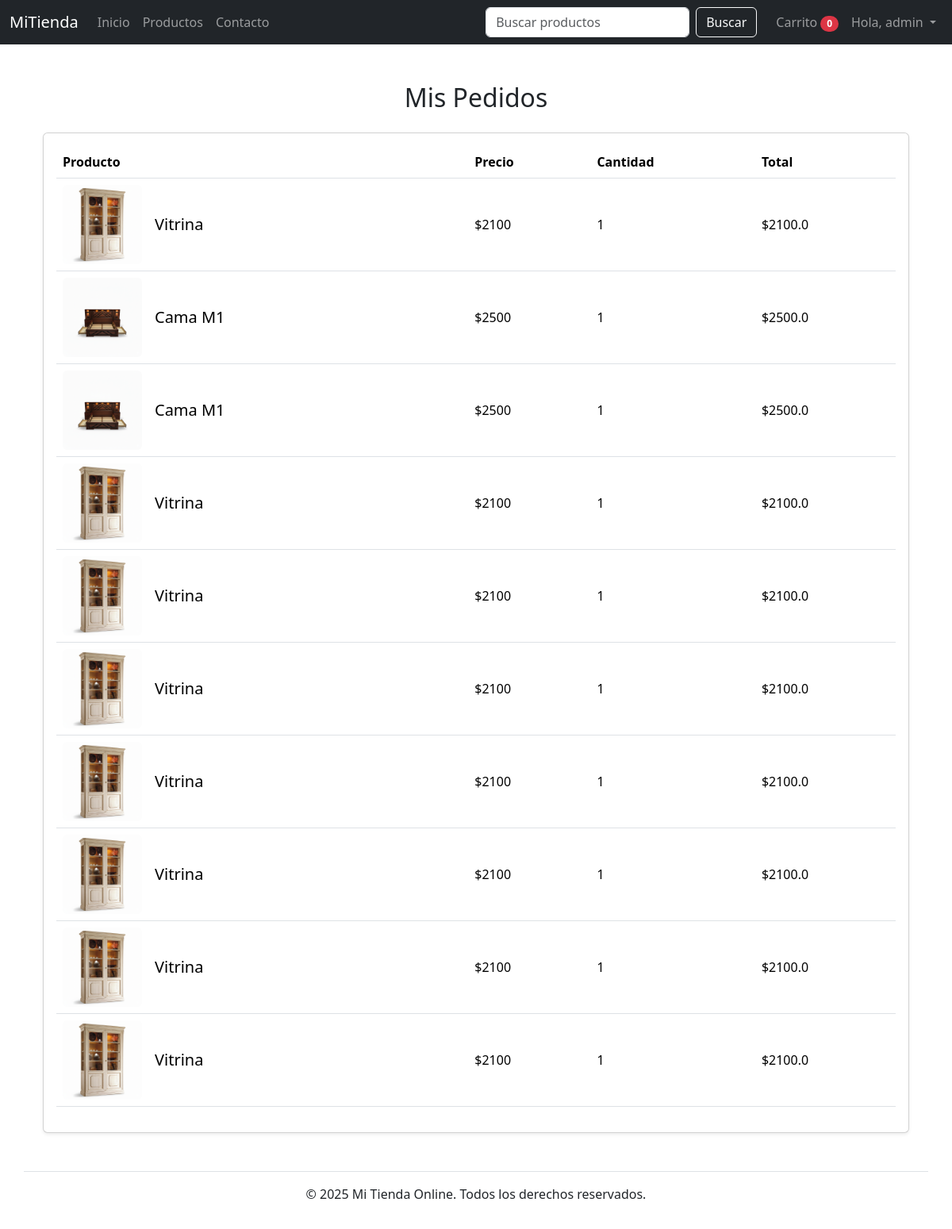
/your-orders/ (signed in), run on the app's committed database.
### store/models.py (models this page shows, shortened)
class OrderItem(models.Model):
    order = models.ForeignKey(Order, on_delete=models.CASCADE)
    product = models.CharField(max_length=200)
    image = models.ImageField(upload_to='order_images/')
    quantity = models.CharField(max_length=20)
    price = models.CharField(max_length=50)
    total = models.CharField(max_length=1000)

### store/views.py (the view)
# urls.py: path('your-orders/', views.your_order, name='your_order'),
@login_required(login_url='/login/')
def your_order(request):
    user = request.user
    orders = OrderItem.objects.filter(order__user=user)
    context = {
        'orders': orders,
    }
    return render(request, 'store/your_order.html', context)

### templates/store/your_order.html (shortened to what this page needs)
{% extends 'main/base.html' %}
{% load static %}
{% block content %}
<div class="container mt-5">
    <h2 class="text-center mb-4">Mis Pedidos</h2>
    <div class="row">
        <div class="col-12">
            {% if orders %}
            <div class="card shadow-sm">
                <div class="card-body">
                    <div class="table-responsive">
                        <table class="table table-hover align-middle">
                            <thead>
                                <tr>
                                    <th scope="col">Producto</th>
                                    <th scope="col">Precio</th>
                                    <th scope="col">Cantidad</th>
                                    <th scope="col">Total</th>
                                </tr>
                            </thead>
                            <tbody>
                                {% for item in orders %}
                                <tr>
                                    <td>
                                        <div class="d-flex align-items-center">
                                            <img src="/media/{{ item.image }}" alt="{{ item.product }}" class="img-fluid rounded me-3" style="width: 100px;">
                                            <div>
                                                <h5 class="mb-0">{{ item.product }}</h5>
                                            </div>
                                        </div>
                                    </td>
                                    <td>${{ item.price }}</td>
                                    <td>{{ item.quantity }}</td>
                                    <td>${{ item.total }}</td>
                                </tr>
                                {% endfor %}
                            </tbody>
                        </table>
                    </div>
                </div>
            </div>
            {% else %}
            <div class="alert alert-info text-center" role="alert">
                Todavía no has realizado ningún pedido. <a href="{% url 'shop' %}" class="alert-link">¡Empieza a comprar!</a>
            </div>
            {% endif %}
        </div>
    </div>
</div>
{% endblock content %}

### templates/main/base.html (shortened to what this page needs)
{% load static %}
{% load cart_tag %}
<!DOCTYPE html>
<html lang="es">
<head>
    <link href="https://cdn.jsdelivr.net/npm/bootstrap@5.3.3/dist/css/bootstrap.min.css" rel="stylesheet">
</head>
<body>
    <nav class="navbar navbar-expand-lg navbar-dark bg-dark">
        <div class="container-fluid">
            <a class="navbar-brand" href="{% url 'index' %}">MiTienda</a>
            <div class="collapse navbar-collapse" id="navbarNav">
                <ul class="navbar-nav me-auto mb-2 mb-lg-0">
                    <li class="nav-item">
                        <a class="nav-link" href="{% url 'index' %}">Inicio</a>
                    </li>
                    <li class="nav-item">
                        <a class="nav-link" href="{% url 'shop' %}">Productos</a>
                    </li>
                    <li class="nav-item">
                        <a class="nav-link" href="{% url 'contact' %}">Contacto</a>
                    </li>
                </ul>
                <form class="d-flex me-3" action="{% url 'search' %}" method="get">
                    <input class="form-control me-2" type="search" placeholder="Buscar productos" aria-label="Search" name="query">
                    <button class="btn btn-outline-light" type="submit">Buscar</button>
                </form>
                <ul class="navbar-nav">
                    <li class="nav-item">
                        <a class="nav-link" data-bs-toggle="offcanvas" href="#offcanvasCart" role="button" aria-controls="offcanvasCart">
                            Carrito <span class="badge rounded-pill bg-danger">{{ request.session.cart|length }}</span>
                        </a>
                    </li>
                    {% if user.is_authenticated %}
                        <li class="nav-item dropdown">
                            <a class="nav-link dropdown-toggle" href="#" id="navbarDropdown" role="button" data-bs-toggle="dropdown" aria-expanded="false">
                                Hola, {{ user.username }}
                            </a>
                        </li>
                    {% else %}
                        <li class="nav-item">
                            <a class="nav-link" href="{% url 'login' %}">Iniciar Sesión</a>
                        </li>
                    {% endif %}
                </ul>
            </div>
        </div>
    </nav>
    <main class="container mt-4">
        {% block content %}
        {% endblock content %}
    </main>
    <footer class="container mt-5 py-3 border-top text-center">
         <p>&copy; 2025 Mi Tienda Online. Todos los derechos reservados.</p>
    </footer>
</body>
</html>

### data on the page
OrderItem: image (picture), product "Vitrina", price "2100", quantity "1", total "2100.0"
OrderItem: image (picture), product "Cama M1", price "2500", quantity "1", total "2500.0"
OrderItem: image (picture), product "Cama M1", price "2500", quantity "1", total "2500.0"
OrderItem: image (picture), product "Vitrina", price "2100", quantity "1", total "2100.0"
OrderItem: image (picture), product "Vitrina", price "2100", quantity "1", total "2100.0"
OrderItem: image (picture), product "Vitrina", price "2100", quantity "1", total "2100.0"
OrderItem: image (picture), product "Vitrina", price "2100", quantity "1", total "2100.0"
OrderItem: image (picture), product "Vitrina", price "2100", quantity "1", total "2100.0"
OrderItem: image (picture), product "Vitrina", price "2100", quantity "1", total "2100.0"
OrderItem: image (picture), product "Vitrina", price "2100", quantity "1", total "2100.0"

### other printed values
{{ request.session.cart|length }} "0"
{{ user.username }} "admin"
